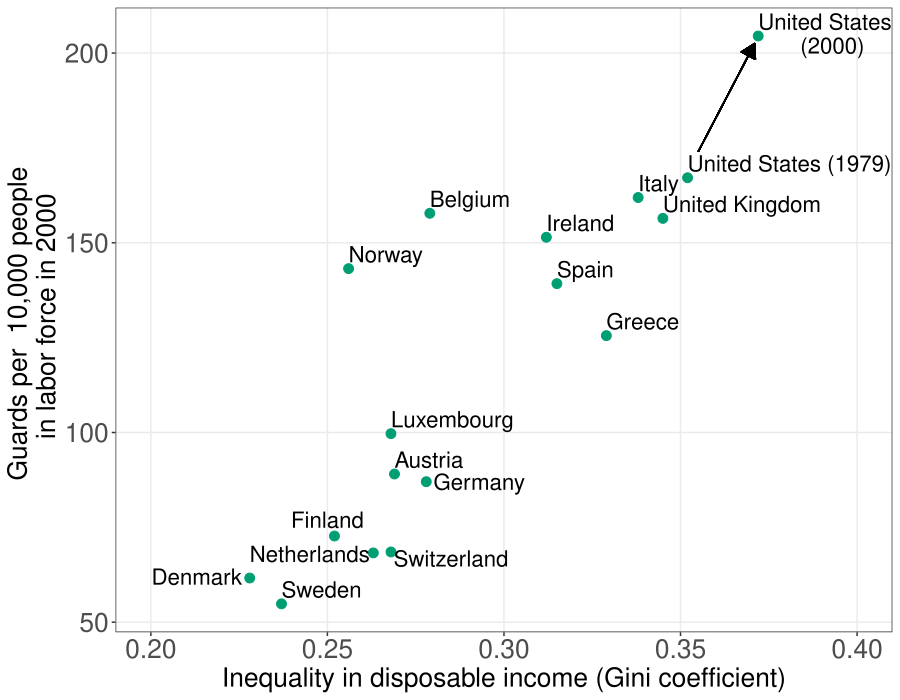

Write R code to recreate this figure.
library(ggplot2)
library(readxl)
library(dplyr)
library(shape)

CBCols <- c("#009E73","#0072B2","#E69F00","#CC79A7", "#F0E442","#D55E00")

Data <- read_excel("public_mechanism/cross country figure data.xls")

Data <- Data %>%
  mutate(country  = na_if(country, "Switzerland")) %>%
  mutate(country = na_if(country, "Germany")) %>%
  mutate(country = na_if(country, "Finland")) %>%
  mutate(country = na_if(country, "Netherlands")) %>%
  mutate(country = na_if(country, "Denmark"))

Data <- 
  Data %>%
  mutate(highlight = if_else(codecountry == "US", 1, 0))

Plot <- ggplot(Data, aes(x = `gini post tax and transfer`, y = `protective services employees per 10000 workers in the labor force`)) + 
  geom_point(aes(group = country, color = factor(highlight)), size = 3) + 
  geom_text(aes(label = country), hjust = 0, vjust = -0.4, size =5.5) + 
  scale_x_continuous(limits = c(.2,.4)) + 
  scale_color_manual(values = c(CBCols[1], CBCols[2])) +
  theme_bw() + 
  theme(legend.position = "none",
        panel.grid.minor = element_blank(),
              axis.title = element_text(size = 19),
              axis.text = element_text(size = 19)) + 
  annotate("text", x = 0.285, y = 66.8, label = "Switzerland", size =5.5 ) + 
  annotate("text", x = 0.293, y = 87, label = "Germany", size =5.5 ) + 
  annotate("text", x = 0.25, y = 77, label = "Finland", size =5.5) +
  annotate("text", x = 0.245, y = 68, label = "Netherlands", size =5.5) + 
  annotate("text", x = 0.213, y = 62, label = "Denmark", size =5.5) +
  annotate("text", x = 0.393, y = 202, label = "(2000)", size =5.5) +
  ylab("Guards per  10,000 people \n in labor force in 2000") + 
  xlab("Inequality in disposable income (Gini coefficient)") + 
  geom_segment(
    aes(x = 0.355, y = 174, xend = 0.371, yend = 202.5),
    data = Data,
    arrow = arrow(length = unit(0.025, "npc"), 
                  type = "closed")
  )
  
  
Plot

ggsave(plot = Plot, "public_mechanism/cross_country.pdf", width = 9, height = 7, units = "in")
